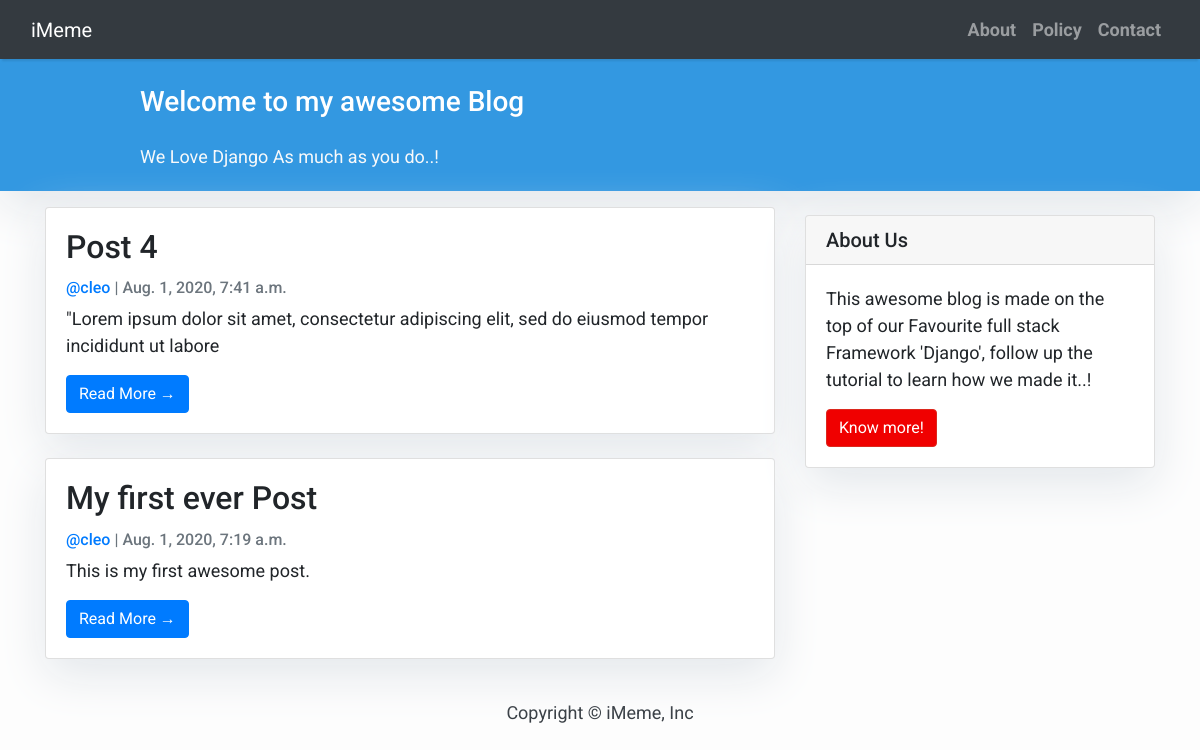
The page / on the database its author committed.
### iblog/models.py (models this page shows, shortened)
class Post(models.Model):
	title = models.CharField(max_length=200, unique=True)
	slug = models.SlugField(max_length=200, unique=True)
	author = models.ForeignKey(User, on_delete=models.CASCADE, related_name='blog_posts')
	updated_on = models.DateTimeField(auto_now=True)
	content = models.TextField()
	created_on = models.DateTimeField(auto_now_add=True)
	status = models.IntegerField(choices=STATUS, default=0)
	class Meta:
		ordering = ['-created_on']

### iblog/views.py (the view)
# urls.py: path('', views.PostList.as_view(), name='home'),
class PostList(generic.ListView):
	queryset = Post.objects.filter(status=1).order_by('-created_on')
	template_name = 'index.html'

### templates/index.html (shortened to what this page needs)
{% extends "base.html" %}
{% block content %}
<header class="masthead">
    <div class="container">
        <div class="row">
            <div class=" col-md-8 col-md-10 mx-auto">
                <div class="site-heading">
                    <h3 class=" site-heading my-4 mt-3 text-white"> Welcome to my awesome Blog </h3>
                    <p class="text-light">We Love Django As much as you do..! &nbsp
                    </p>
                </div>
            </div>
        </div>
    </div>
</header>
<div class="container">
    <div class="row">
        <div class="col-md-8 mt-3 left">
            {% for post in post_list %}
            <div class="card mb-4">
                <div class="card-body">
                    <h2 class="card-title">{{ post.title }}</h2>
                    <p class="card-text text-muted h6"><a href="#">@{{ post.author }}</a> | {{ post.created_on }} </p>
                    <p class="card-text">{{ post.content|slice:":100" }}</p>
                    <a href="{% url 'post_detail' post.slug  %}" class="btn btn-primary">Read More &rarr;</a>
                </div>
            </div>
            {% endfor %}
        </div>
        {% include 'sidebar.html' %}
    </div>
</div>
{% endblock %}

### templates/base.html (style rules this page uses)
body { font-family: "Roboto", sans-serif; font-size: 17px; background-color: #fdfdfd; }
.masthead { background: #3398E1; height: auto; padding-bottom: 5px; box-shadow: 0 16px 48px #E3E7EB; padding-top: 2px; }

### templates/index.html (style rules this page uses)
body { font-family: "Roboto", sans-serif; font-size: 18px; background-color: #fdfdfd; }
.card { box-shadow: 0 16px 48px #E3E7EB; }

### templates/sidebar.html (style rules this page uses)
.card { box-shadow: 0 16px 48px #E3E7EB; }

### rows shown on the page
Post: title "Post 4", author "cleo", created_on "Aug. 1, 2020, 7:41 a.m.", content "\"Lorem ipsum dolor sit amet, consectetur adipiscing elit, sed do eiusmod tempor incididunt ut labore"
Post: title "My first ever Post", author "cleo", created_on "Aug. 1, 2020, 7:19 a.m.", content "This is my first awesome post."
